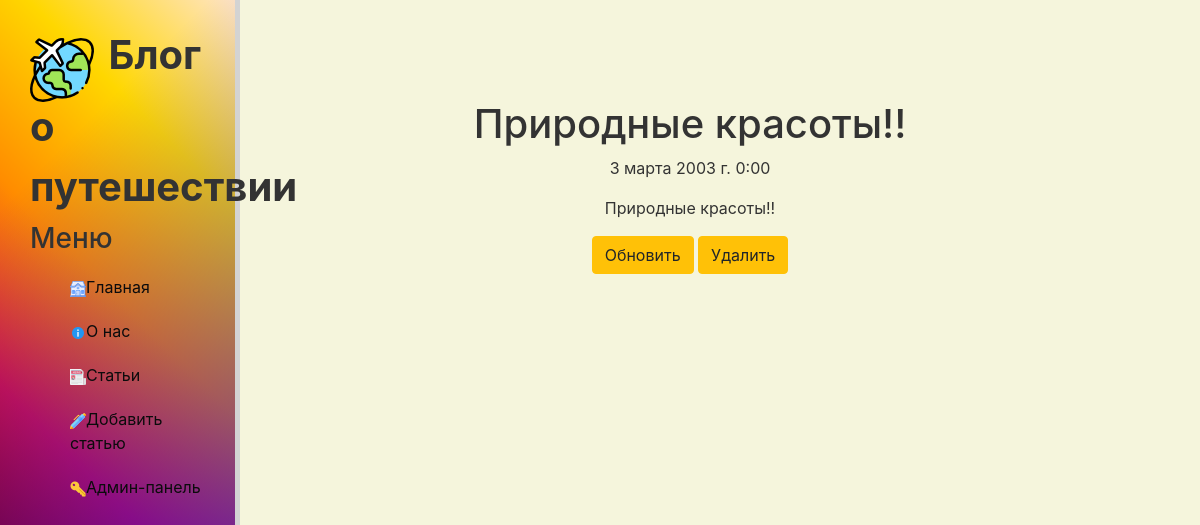
/news/6, run on the app's committed database.
### news/models.py (models this page shows, shortened)
class Artiles(models.Model):
    title = models.CharField('Название', max_length=50)
    anons = models.CharField('Анонс', max_length=250)
    full_text = models.TextField('Статья')
    date = models.DateTimeField('Дата публикации')
    class Meta:
        verbose_name = "Статья"
        verbose_name_plural = "Статьи"

### news/views.py (the view)
# urls.py: path('<int:pk>', views.PostDetailsView.as_view(), name='post_details_view'),
class PostDetailsView(DetailView):
    model = Artiles
    template_name = 'news/post_details.html'
    context_object_name = 'article'

### news/templates/news/post_details.html (shortened to what this page needs)
{% extends 'main/base.html' %}
{% block content %}
<div class="features">
    <h1>{{ article.title }}</h1>
    <p>{{ article.date }}</p>
    <p>{{ article.full_text }}</p>
    <a href="{% url 'post_update_view' article.pk %}" class="btn btn-warning">Обновить</a>
    <a href="{% url 'post_delete_view' article.pk %}" class="btn btn-warning">Удалить</a>
</div>
{% endblock %}

### main/static/main/css/main.css (style rules this page uses)
body { background-color: #f5f5dc; }

### data on the page
Artiles: title "Природные красоты!!", date "3 марта 2003 г. 0:00", full_text "Природные красоты!!"
